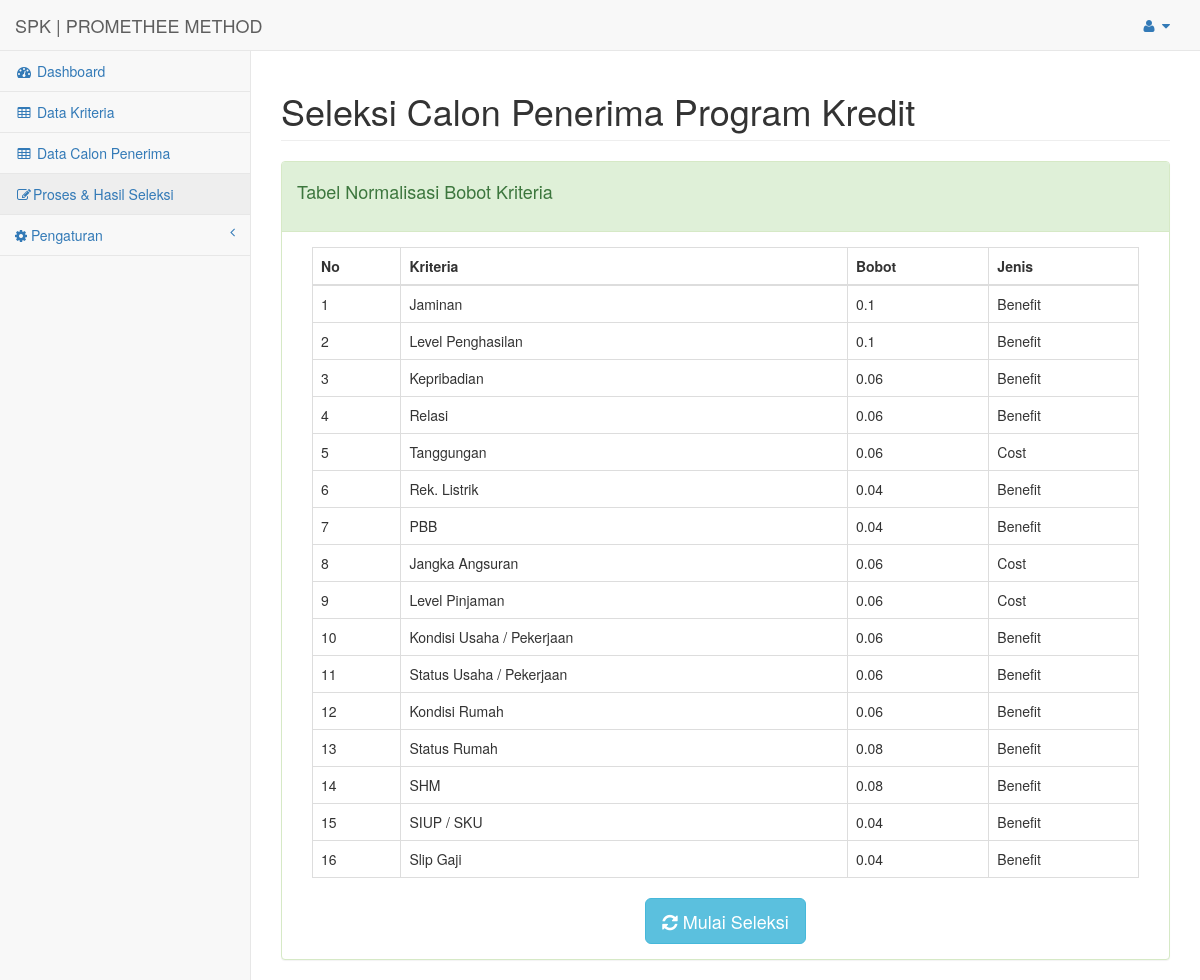
Page /index.php?url=proses_seleksi (signed in) on the committed database.
### tables this page shows
CREATE TABLE `kriteria` (
  `id` int(11) NOT NULL,
  `nama` varchar(255) NOT NULL,
  `bobot` double NOT NULL,
  `jenis` varchar(50) NOT NULL
);

### config/routes.php (called while the page is built, shortened)
<?php
$include = [];
if(isset($_GET['url'])){
	switch ($_GET['url']) {
		case 'proses_seleksi':
			$include[] = 'halaman/seleksi/proses_seleksi.php';
			break;
	}
}else{
	$include[] = 'halaman/dashboard.php';
}
?>

### config/proses_seleksi/load_kriteria.php (called while the page is built, shortened)
<?php
$hasil = mysqli_query($koneksi, "SELECT distinct KRITERIA.* FROM KRITERIA");
while ($data_row = mysqli_fetch_assoc($hasil)) {
	$datas['data'][$data_row['nama']] = $data_row;
	$hasil2 = mysqli_query($koneksi, "SELECT * FROM SUBKRITERIA WHERE KRITERIA_ID =".$datas['data'][$data_row['nama']]['id']);
	while ($data_row2 = mysqli_fetch_assoc($hasil2)) {
		$datas['data'][$data_row['nama']]['subkriteria'][] = $data_row2;
	}
	$bobot[] = $datas['data'][$data_row['nama']]['bobot'];
}
$datas['ekstra']['total_bobot'] = array_sum($bobot);
$data_kriteria = $datas;
 ?>

### halaman/seleksi/proses_seleksi.php (the view)
<div id="page-wrapper">
    <div class="row">
        <div class="col-lg-12">
            <h1 class="page-header">Seleksi Calon Penerima Program Kredit</h1>
        </div>
    </div>
    <div class="row">
        <div class="col-lg-12">
            <div class="panel panel-success">
                <div class="panel-heading" style="padding-bottom: 20px">
                    <div>
                        <h4>Tabel Normalisasi Bobot Kriteria</h4>
                    </div>
                </div>
                <div class="panel-body">
                    <form action="index.php?url=hasil_seleksi" method="POST">
                        <div class="col-lg-12">
                            <table class="table table-bordered">
                            <thead>
                                <tr>
                                    <th rowspan="2" style="vertical-align: middle;">No</th>
                                    <th rowspan="2" style="vertical-align: middle;">Kriteria</th>
                                    <th rowspan="2" style="vertical-align: middle;">Bobot</th>
                                    <th rowspan="2" style="vertical-align: middle;">Jenis</th>
                                </tr>
                            </thead>
                            <tbody>
                            <?php $x= 1; ?>
                               <?php foreach ($data_kriteria['data'] as $key => $value): ?>
                                    <tr>
                                        <td><?php echo $x++ ?></td>
                                        <td><?php echo $key ?></td>
                                        <td><?php echo $value['bobot']/$data_kriteria['ekstra']['total_bobot'];?></td>
                                        <td><?php echo  $value['jenis'] ?></td>
                                    </tr>
                               <?php endforeach ?>
                            </tbody>
                        </table>
                        </div>
                        <div class="col-lg-12" align="center">
                            <button class="btn btn-lg btn-info"><i class="  fa fa-refresh"></i> Mulai Seleksi</button>
                        </div>
                    </form>
                </div>
            </div>
        </div>
    </div>
</div>

### index.php (shortened to what this page needs)
<?php
include 'config/routes.php';
 include 'halaman/header.php';
foreach ($req as $key => $value) {
	require_once $value;
}
foreach ($include as $key => $value) {
	require_once $value;
}
include 'halaman/footer.php';
?>

### rows in the picture
kriteria: key "Jaminan", $value['bobot']/$data_kriteria['ekstra']['total_bobot'] "0.1", jenis "Benefit"
kriteria: key "Level Penghasilan", $value['bobot']/$data_kriteria['ekstra']['total_bobot'] "0.1", jenis "Benefit"
kriteria: key "Kepribadian", $value['bobot']/$data_kriteria['ekstra']['total_bobot'] "0.06", jenis "Benefit"
kriteria: key "Relasi", $value['bobot']/$data_kriteria['ekstra']['total_bobot'] "0.06", jenis "Benefit"
kriteria: key "Tanggungan", $value['bobot']/$data_kriteria['ekstra']['total_bobot'] "0.06", jenis "Cost"
kriteria: key "Rek. Listrik", $value['bobot']/$data_kriteria['ekstra']['total_bobot'] "0.04", jenis "Benefit"
kriteria: key "PBB", $value['bobot']/$data_kriteria['ekstra']['total_bobot'] "0.04", jenis "Benefit"
kriteria: key "Jangka Angsuran", $value['bobot']/$data_kriteria['ekstra']['total_bobot'] "0.06", jenis "Cost"
kriteria: key "Level Pinjaman", $value['bobot']/$data_kriteria['ekstra']['total_bobot'] "0.06", jenis "Cost"
kriteria: key "Kondisi Usaha / Pekerjaan", $value['bobot']/$data_kriteria['ekstra']['total_bobot'] "0.06", jenis "Benefit"
kriteria: key "Status Usaha / Pekerjaan", $value['bobot']/$data_kriteria['ekstra']['total_bobot'] "0.06", jenis "Benefit"
kriteria: key "Kondisi Rumah", $value['bobot']/$data_kriteria['ekstra']['total_bobot'] "0.06", jenis "Benefit"
kriteria: key "Status Rumah", $value['bobot']/$data_kriteria['ekstra']['total_bobot'] "0.08", jenis "Benefit"
kriteria: key "SHM", $value['bobot']/$data_kriteria['ekstra']['total_bobot'] "0.08", jenis "Benefit"
kriteria: key "SIUP / SKU", $value['bobot']/$data_kriteria['ekstra']['total_bobot'] "0.04", jenis "Benefit"
kriteria: key "Slip Gaji", $value['bobot']/$data_kriteria['ekstra']['total_bobot'] "0.04", jenis "Benefit"
